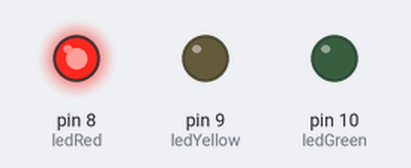
Simulated run of this sketch. Board: Arduino Uno, built with avr-gcc and run on an emulated ATmega328P. Shown: output pins drawn as LEDs (lit = HIGH).

Above: at 0.5 s.
At 1.5 s:
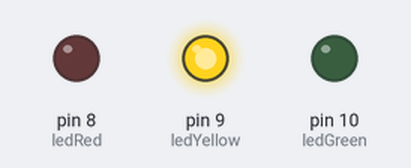
At 5.5 s:
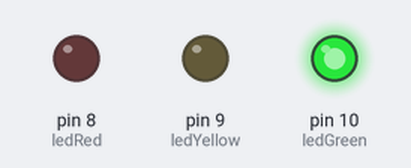
Timing chart, 0 to 6.9 s (numbered marks = the images above):
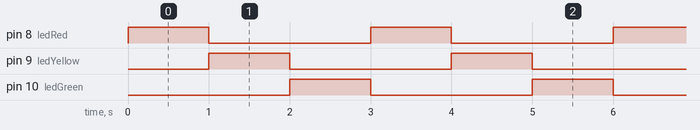

The sketch:

Traffic_Light_R-Y-G.ino
```cpp
// Define LED
#define ledRed 8
#define ledYellow 9
#define ledGreen 10

void setup()
{
  Serial.begin(9600);
  pinMode(ledRed, OUTPUT);
  pinMode(ledYellow, OUTPUT);
  pinMode(ledGreen, OUTPUT);
}

void isRedLed() {
  digitalWrite(ledRed, HIGH);
  digitalWrite(ledYellow, LOW);
  digitalWrite(ledGreen, LOW);
}

void isYellowLed() {
  digitalWrite(ledRed, LOW);
  digitalWrite(ledYellow, HIGH);
  digitalWrite(ledGreen, LOW);
}

void isGreenLed() {
  digitalWrite(ledRed, LOW);
  digitalWrite(ledYellow, LOW);
  digitalWrite(ledGreen, HIGH);
}

void loop() {
  isRedLed();
  delay(1000);
  isYellowLed();
  delay(1000);
  isGreenLed();
  delay(1000);
}
```

Measured:
- by itself, pin 8 (ledRed), pin 9 (ledYellow), pin 10 (ledGreen): alternates HIGH for 1.0 s and LOW for 2.0 s
- by itself, everything shown: repeats every 3.0 s, in 3 steps
